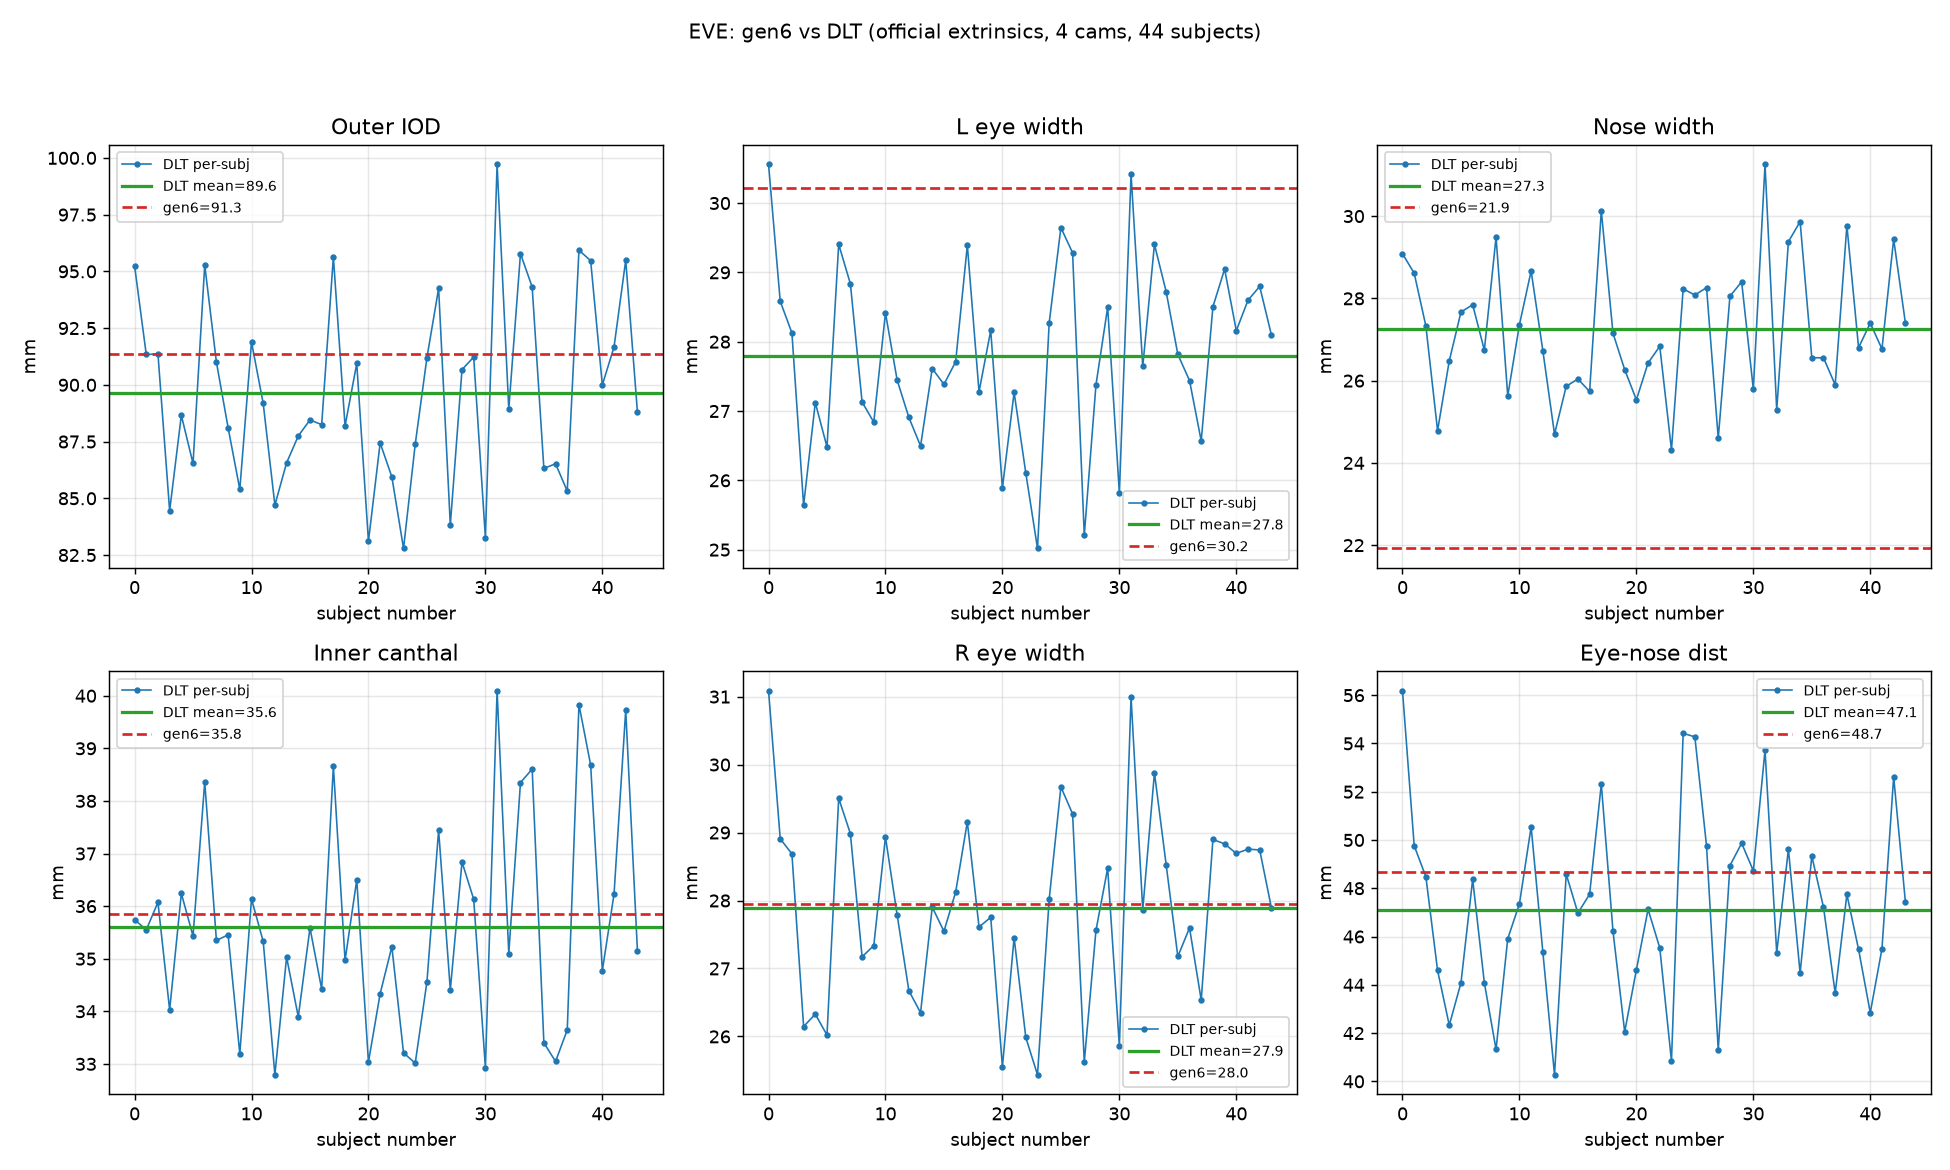

This chart was generated by the following Python code:
"""EVE gen6 vs DLT 真值 6 指标对比（2026-08-30 自 true_face_model.py 抽出）

复算逐被试帧级 DLT（≥3 相机同步组，官方 camera_transformation 外参），
每帧 6 点距离指标 → 帧间中位，与 gen6 参考值对比：
外/内眼距、左/右眼宽、鼻宽、眼心鼻心距。

输出: 本目录 gen6_vs_dlt.png（6 子图折线；汇总进日志，无 csv/md）
用法（仓库根目录）:
  /ssd/conda/envs/yanglinxuan/opengaze/bin/python \
  preprocess/zhang2015-specific-face-model/get_face_model/eve/metrics/eye_nose_features/gen6_vs_dlt.py
"""
import os

os.environ.setdefault('OMP_NUM_THREADS', '1')

import sys
import json
import argparse
from multiprocessing import Pool
from pathlib import Path

import cv2
import h5py
import numpy as np

HERE = Path(__file__).resolve().parent
PROJECT_ROOT = HERE.parents[5]
sys.path.insert(0, str(HERE.parents[2]))                    # get_face_model/
sys.path.insert(0, str(PROJECT_ROOT))

import face_model_core as core                              # noqa: E402
from utils.logger import get_logger                         # noqa: E402

log = get_logger('preprocess.specific_face_model.eve.gen6_vs_dlt')

LM_ROOT = '/media/yanglinxuan/zyx/EVE_dataset/eve_dataset/landmarks'
RAW_ROOT = '/media/yanglinxuan/zyx/EVE_dataset/eve_dataset'
IDX6 = core.IDX6
GEN6 = None


def init_worker():
    global GEN6
    GEN6 = np.loadtxt(
        PROJECT_ROOT / 'preprocess/zhang2015-insightface/face_model_xgaze.txt'
    )[[20, 23, 26, 29, 15, 19], :]


def process_subject(args):
    split, subject = args
    with h5py.File(Path(LM_ROOT) / split / f'{subject}.h5', 'r') as f:
        fr_all = f['frame_index'][:].ravel()
        ci_all = f['cam_index'][:].ravel()
        lm_all = f['facial_landmarks_2d'][:]
        cameras = json.loads(f.attrs['cameras'])
        steps = json.loads(f.attrs['steps'])
    Ks, Rs, ts = {}, {}, {}
    for c, cam_name in enumerate(cameras):
        for step in steps:
            p = Path(RAW_ROOT) / subject / step / f'{cam_name}.h5'
            if p.is_file():
                with h5py.File(p, 'r') as f:
                    Ks[c] = np.array(f['camera_matrix'], dtype=float)
                    T = np.array(f['camera_transformation'], dtype=float)
                Rs[c] = T[:3, :3]
                ts[c] = T[:3, 3].reshape(3, 1)
                break
    # 帧同步：basler(cam0) 帧号 //2 对齐 webcam
    sync_map = {}
    for r in range(len(fr_all)):
        c, raw_f = int(ci_all[r]), int(fr_all[r])
        sync_map.setdefault(raw_f // 2 if c == 0 else raw_f, []).append((c, r))

    per_frame = {k: [] for k in ('外眼距IOD', '内眼距', '左眼宽', '右眼宽',
                                 '鼻宽', '眼心鼻心距')}
    for sync_f, rows in sorted(sync_map.items()):
        if len(set(c for c, _ in rows)) < 3:
            continue
        seen = {}
        for c, r in rows:
            seen.setdefault(c, r)
        rays, pv = [], []
        for c, r in seen.items():
            if c not in Ks:
                continue
            lm_n = cv2.undistortPoints(
                lm_all[r][IDX6].astype(np.float64).reshape(-1, 1, 2),
                Ks[c], None).reshape(-1, 2)
            rays.append(lm_n)
            pv.append(np.concatenate([cv2.Rodrigues(Rs[c])[0].ravel(),
                                      ts[c].ravel()]))
        if len(rays) < 3:
            continue
        X = core.triangulate(np.stack(rays), np.stack(pv), n_points=6)
        per_frame['外眼距IOD'].append(np.linalg.norm(X[0] - X[3]))
        per_frame['内眼距'].append(np.linalg.norm(X[1] - X[2]))
        per_frame['左眼宽'].append(np.linalg.norm(X[0] - X[1]))
        per_frame['右眼宽'].append(np.linalg.norm(X[2] - X[3]))
        per_frame['鼻宽'].append(np.linalg.norm(X[4] - X[5]))
        per_frame['眼心鼻心距'].append(
            np.linalg.norm(X[:4].mean(0) - X[4:].mean(0)))
    row = {k: float(np.median(v)) if v else float('nan') for k, v in per_frame.items()}
    row['subject'] = subject
    return row


def main():
    parser = argparse.ArgumentParser(description='EVE gen6 vs DLT 6 指标')
    parser.add_argument('-j', '--jobs', type=int, default=12)
    args = parser.parse_args()

    init_worker()
    subjects = [(sp, p.stem) for sp in ('train', 'test')
                for p in sorted(Path(LM_ROOT, sp).glob('*.h5'))]
    with Pool(args.jobs, initializer=init_worker) as pool:
        rows = sorted(pool.imap_unordered(process_subject, subjects),
                      key=lambda r: r['subject'])

    GEN6_REF = {
        '外眼距IOD': float(np.linalg.norm(GEN6[0] - GEN6[3])),
        '内眼距': float(np.linalg.norm(GEN6[1] - GEN6[2])),
        '左眼宽': float(np.linalg.norm(GEN6[0] - GEN6[1])),
        '右眼宽': float(np.linalg.norm(GEN6[2] - GEN6[3])),
        '鼻宽': float(np.linalg.norm(GEN6[4] - GEN6[5])),
        '眼心鼻心距': float(np.linalg.norm(GEN6[:4].mean(0) - GEN6[4:].mean(0))),
    }
    for k, g in GEN6_REF.items():            # 汇总进日志
        v = np.array([r[k] for r in rows])
        log.info('{}: gen6 {:.1f} | DLT {:.1f}±{:.1f} 中位 {:.1f} '
                 '[{:.1f}~{:.1f}] 差中位 {:+.1f}'.format(
                     k, g, v.mean(), v.std(), np.median(v), v.min(), v.max(),
                     float(np.median(v - g))))

    import matplotlib
    matplotlib.use('Agg')
    import matplotlib.pyplot as plt
    EN = {'外眼距IOD': 'Outer IOD', '内眼距': 'Inner canthal',
          '左眼宽': 'L eye width', '右眼宽': 'R eye width',
          '鼻宽': 'Nose width', '眼心鼻心距': 'Eye-nose dist'}
    order = ['外眼距IOD', '左眼宽', '鼻宽', '内眼距', '右眼宽', '眼心鼻心距']
    xs = np.arange(len(rows))
    fig, axes = plt.subplots(2, 3, figsize=(15, 9))
    for ax, k in zip(axes.ravel(), order):
        v = np.array([r[k] for r in rows])
        ax.plot(xs, v, '-o', ms=2.5, lw=0.9, color='tab:blue', label='DLT per-subj')
        ax.axhline(v.mean(), color='tab:green', lw=1.8, label=f'DLT mean={v.mean():.1f}')
        ax.axhline(GEN6_REF[k], color='tab:red', ls='--', lw=1.5,
                   label=f'gen6={GEN6_REF[k]:.1f}')
        ax.set_title(EN[k])
        ax.set_xlabel('subject number')
        ax.set_ylabel('mm')
        ax.grid(alpha=0.3)
        ax.legend(fontsize=8, loc='best')
    fig.suptitle(f'EVE: gen6 vs DLT (official extrinsics, 4 cams, '
                 f'{len(rows)} subjects)', fontsize=11)
    fig.tight_layout(rect=(0, 0, 1, 0.95))
    out = HERE / 'gen6_vs_dlt.png'
    fig.savefig(out, dpi=130)
    log.info(f'输出 {out}')


if __name__ == '__main__':
    main()
